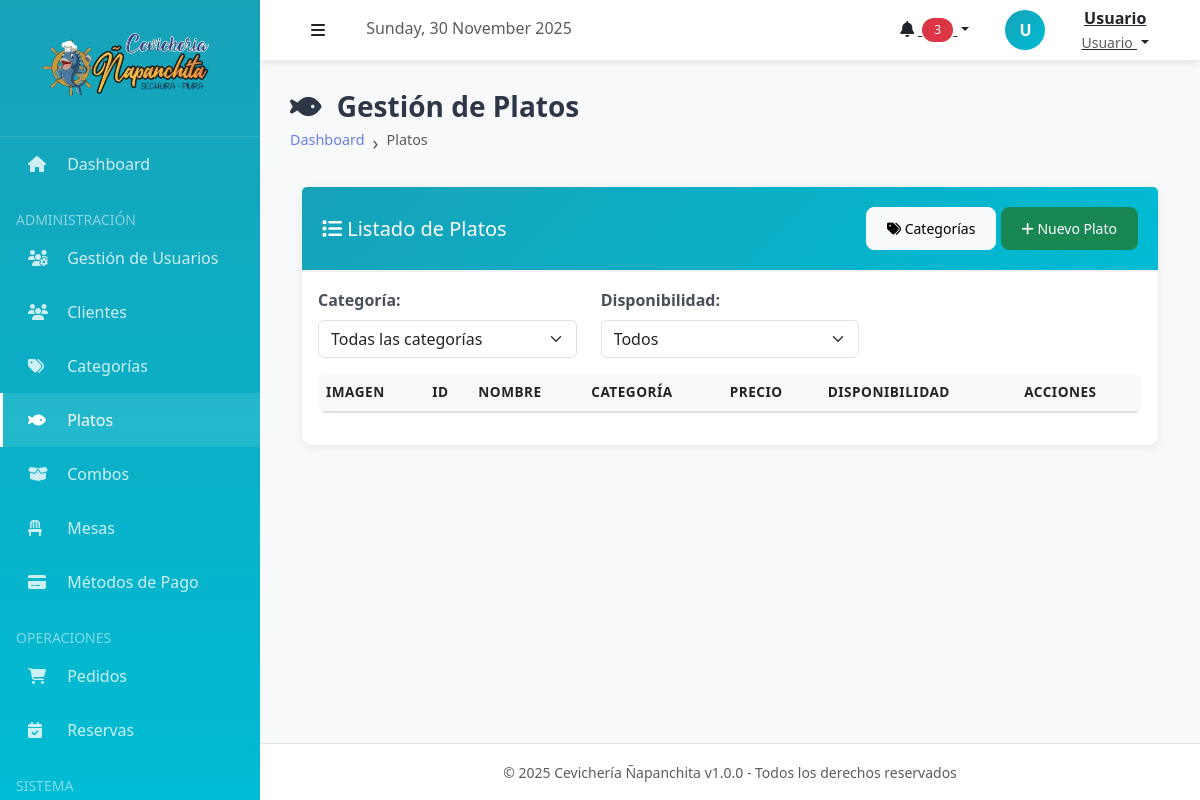
The app's page /index.php?action=platos (signed in), older data.
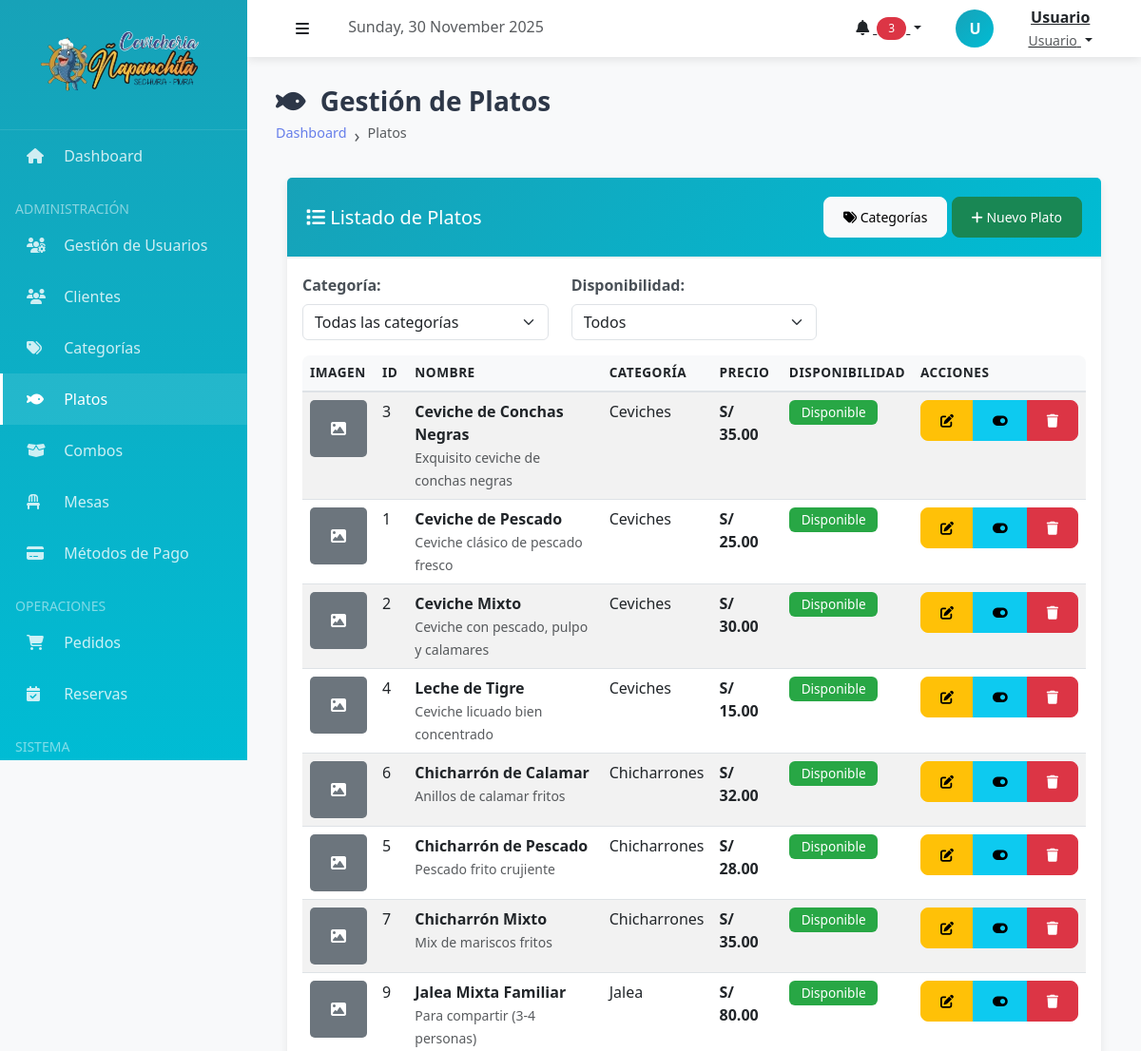
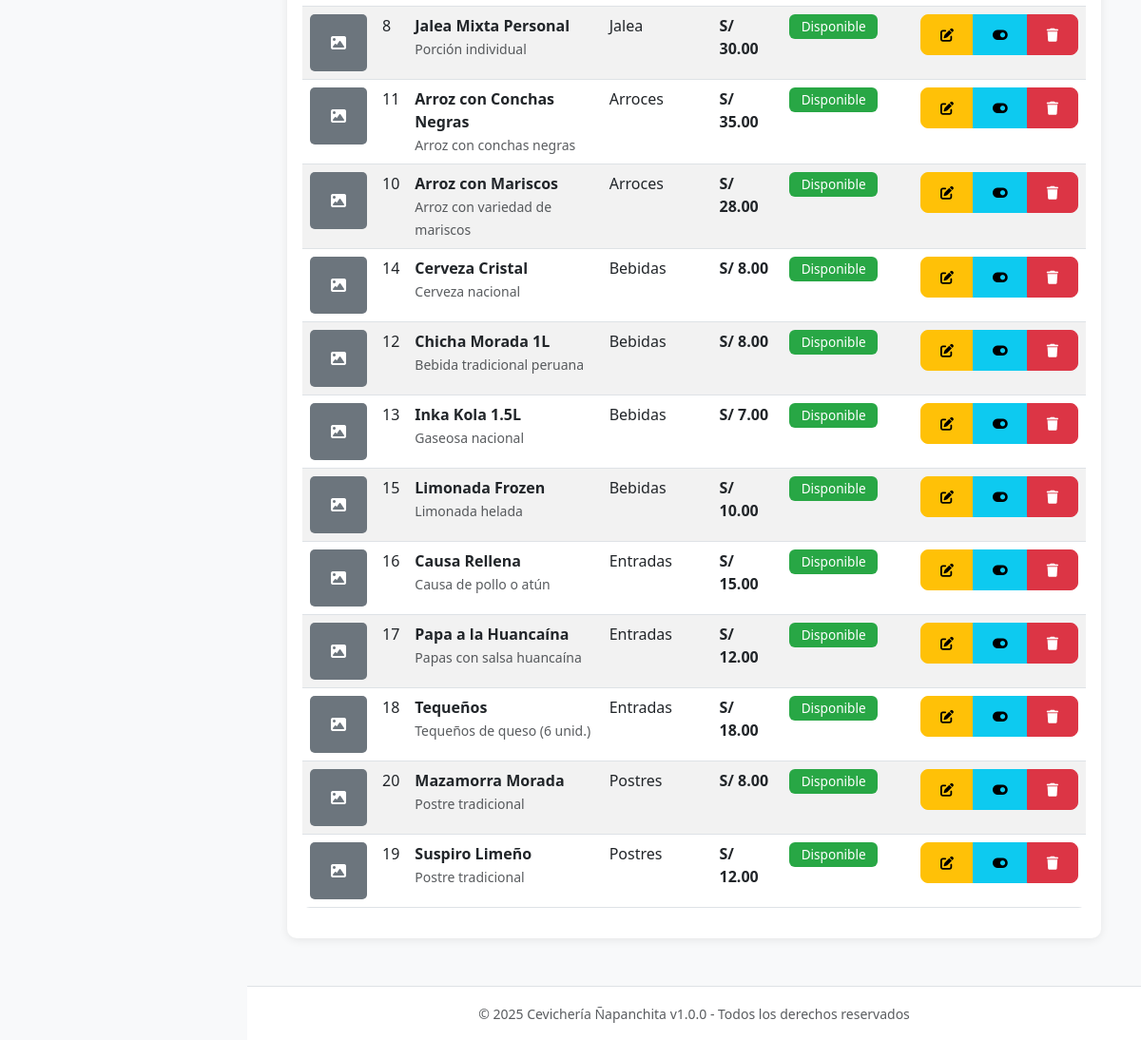
The same page, newer data (2 pictures, top to bottom).
### tables this page shows
CREATE TABLE platos (
    id INT AUTO_INCREMENT PRIMARY KEY,
    categoria_id INT NOT NULL,
    nombre VARCHAR(100) NOT NULL,
    descripcion TEXT,
    precio DECIMAL(10, 2) NOT NULL CHECK (precio > 0),
    imagen_url VARCHAR(255),
    disponible BOOLEAN DEFAULT TRUE,
    fecha_creacion TIMESTAMP DEFAULT CURRENT_TIMESTAMP,
    
    FOREIGN KEY (categoria_id) REFERENCES categorias(id) ON DELETE RESTRICT,
    
    INDEX idx_productos_categoria (categoria_id),
    INDEX idx_productos_disponible (disponible),
    INDEX idx_productos_nombre (nombre)
);

CREATE TABLE categorias (
    id INT AUTO_INCREMENT PRIMARY KEY,
    nombre VARCHAR(50) UNIQUE NOT NULL,
    descripcion TEXT,
    orden INT DEFAULT 0 COMMENT 'Orden de visualizaciÃ³n',
    activo BOOLEAN DEFAULT TRUE,
    
    INDEX idx_categorias_activo (activo),
    INDEX idx_categorias_orden (orden)
);

### controllers/PlatoController.php (called while the page is built, shortened)
<?php
require_once __DIR__ . '/../config/database.php';
require_once __DIR__ . '/../models/Plato.php';
class PlatoController
{
    private $plato;
    public function __construct()
    {
        $database = new Database();
        $this->db = $database->getConnection();
        $this->plato = new Plato($this->db);
    }
    public function index()
    {
        $platos = $this->plato->listar();
        require_once __DIR__ . '/../views/platos/index.php';
    }
}

### config/database.php (called while the page is built, shortened)
<?php
class Database
{
    private $host = "localhost";
    private $db_name = "napanchita_db";
    private $username = "root";
    private $password = "";
    public function getConnection()
    {
        try {
            $this->conn = new PDO(
                "mysql:host=" . $this->host . ";dbname=" . $this->db_name . ";charset=utf8mb4",
                $this->username,
                $this->password
            );
            $this->conn->setAttribute(PDO::ATTR_ERRMODE, PDO::ERRMODE_EXCEPTION);
            $this->conn->setAttribute(PDO::ATTR_EMULATE_PREPARES, false);
            return $this->conn;
        } catch (PDOException $e) {
            echo "Error de conexión: " . $e->getMessage();
            return null;
        }
    }
}

### models/Plato.php (called while the page is built, shortened)
<?php
class Plato
{
    private $conn;
    private $table = "platos";
    public function __construct($db)
    {
        $this->conn = $db;
    }
    public function listar($solo_disponibles = false)
    {
        $query = "SELECT p.*, c.nombre as categoria_nombre
                  FROM " . $this->table . " p
                  LEFT JOIN categorias c ON p.categoria_id = c.id";
        $query .= " ORDER BY c.orden ASC, p.nombre ASC";
        $stmt = $this->conn->prepare($query);
        $stmt->execute();
        return $stmt->fetchAll(PDO::FETCH_ASSOC);
    }
}

### views/platos/index.php (the view, shortened to what the rows shown need)
<?php
include __DIR__ . '/../layouts/header.php';
?>
<div class="page-header">
    <h1><i class="fas fa-fish me-2"></i> Gestión de Platos</h1>
</div>
<div class="container-fluid">
    <div class="card">
        <div class="card-body">
            <table id="tablaProductos" class="table table-striped table-hover">
                <thead>
                    <tr>
                        <th>Imagen</th>
                        <th>ID</th>
                        <th>Nombre</th>
                        <th>Categoría</th>
                        <th>Precio</th>
                        <th>Disponibilidad</th>
                        <th>Acciones</th>
                    </tr>
                </thead>
                <tbody>
                    <?php foreach ($platos as $prod): ?>
                        <tr>
                            <td>
                                <?php if (!empty($prod['imagen_url']) && file_exists($prod['imagen_url'])): ?>
                                    <img src="<?php echo BASE_URL . $prod['imagen_url']; ?>"
                                        alt="<?php echo htmlspecialchars($prod['nombre']); ?>"
                                        class="producto-imagen">
                                <?php else: ?>
                                    <div class="producto-imagen bg-secondary d-flex align-items-center justify-content-center text-white">
                                        <i class="fas fa-image"></i>
                                    </div>
                                <?php endif; ?>
                            </td>
                            <td><?php echo $prod['id']; ?></td>
                            <td>
                                <strong><?php echo htmlspecialchars($prod['nombre']); ?></strong>
                                <br>
                                <small class="text-muted"><?php echo htmlspecialchars(substr($prod['descripcion'] ?? '', 0, 50)); ?></small>
                            </td>
                            <td data-categoria-id="<?php echo $prod['categoria_id'] ?? ''; ?>">
                                <?php echo htmlspecialchars($prod['categoria_nombre'] ?? 'Sin categoría'); ?>
                            </td>
                            <td><strong>S/ <?php echo number_format($prod['precio'], 2); ?></strong></td>
                            <td data-disponible="<?php echo $prod['disponible'] ? '1' : '0'; ?>">
                                <span class="badge <?php echo $prod['disponible'] ? 'badge-disponible' : 'badge-no-disponible'; ?>">
                                    <?php echo $prod['disponible'] ? 'Disponible' : 'No Disponible'; ?>
                                </span>
                            </td>
                            <td>
                                <div class="btn-group btn-group-sm">
                                    <a href="<?php echo BASE_URL; ?>index.php?action=platos_editar&id=<?php echo $prod['id']; ?>"
                                        class="btn btn-warning" title="Editar">
                                        <i class="fas fa-edit"></i>
                                    </a>
                                    <button onclick="cambiarEstado(<?php echo $prod['id']; ?>, <?php echo $prod['disponible'] ? 0 : 1; ?>)"
                                        class="btn btn-info" title="Cambiar Disponibilidad">
                                        <i class="fas fa-<?php echo $prod['disponible'] ? 'toggle-on' : 'toggle-off'; ?>"></i>
                                    </button>
                                    <button onclick="eliminarProducto(<?php echo $prod['id']; ?>)"
                                        class="btn btn-danger" title="Eliminar">
                                        <i class="fas fa-trash"></i>
                                    </button>
                                </div>
                            </td>
                        </tr>
                    <?php endforeach; ?>
                </tbody>
            </table>
        </div>
    </div>
</div>
<?php include __DIR__ . '/../layouts/footer.php'; ?>

Row changes from the older to the newer data that the page shows:
added platos: id "3", nombre "Ceviche de Conchas Negras", descripcion "Exquisito ceviche de conchas negras", categoria.nombre "Ceviches", precio "35.00", disponible "Disponible"
added platos: id "1", nombre "Ceviche de Pescado", descripcion "Ceviche clásico de pescado fresco", categoria.nombre "Ceviches", precio "25.00", disponible "Disponible"
added platos: id "2", nombre "Ceviche Mixto", descripcion "Ceviche con pescado, pulpo y calamares", categoria.nombre "Ceviches", precio "30.00", disponible "Disponible"
added platos: id "4", nombre "Leche de Tigre", descripcion "Ceviche licuado bien concentrado", categoria.nombre "Ceviches", precio "15.00", disponible "Disponible"
added platos: id "6", nombre "Chicharrón de Calamar", descripcion "Anillos de calamar fritos", categoria.nombre "Chicharrones", precio "32.00", disponible "Disponible"
added platos: id "5", nombre "Chicharrón de Pescado", descripcion "Pescado frito crujiente", categoria.nombre "Chicharrones", precio "28.00", disponible "Disponible"
added platos: id "7", nombre "Chicharrón Mixto", descripcion "Mix de mariscos fritos", categoria.nombre "Chicharrones", precio "35.00", disponible "Disponible"
added platos: id "9", nombre "Jalea Mixta Familiar", descripcion "Para compartir (3-4 personas)", categoria.nombre "Jalea", precio "80.00", disponible "Disponible"
added platos: id "8", nombre "Jalea Mixta Personal", descripcion "Porción individual", categoria.nombre "Jalea", precio "30.00", disponible "Disponible"
added platos: id "11", nombre "Arroz con Conchas Negras", descripcion "Arroz con conchas negras", categoria.nombre "Arroces", precio "35.00", disponible "Disponible"
added platos: id "10", nombre "Arroz con Mariscos", descripcion "Arroz con variedad de mariscos", categoria.nombre "Arroces", precio "28.00", disponible "Disponible"
added platos: id "14", nombre "Cerveza Cristal", descripcion "Cerveza nacional", categoria.nombre "Bebidas", precio "8.00", disponible "Disponible"
added platos: id "12", nombre "Chicha Morada 1L", descripcion "Bebida tradicional peruana", categoria.nombre "Bebidas", precio "8.00", disponible "Disponible"
added platos: id "13", nombre "Inka Kola 1.5L", descripcion "Gaseosa nacional", categoria.nombre "Bebidas", precio "7.00", disponible "Disponible"
added platos: id "15", nombre "Limonada Frozen", descripcion "Limonada helada", categoria.nombre "Bebidas", precio "10.00", disponible "Disponible"
added platos: id "16", nombre "Causa Rellena", descripcion "Causa de pollo o atún", categoria.nombre "Entradas", precio "15.00", disponible "Disponible"
added platos: id "17", nombre "Papa a la Huancaína", descripcion "Papas con salsa huancaína", categoria.nombre "Entradas", precio "12.00", disponible "Disponible"
added platos: id "18", nombre "Tequeños", descripcion "Tequeños de queso (6 unid.)", categoria.nombre "Entradas", precio "18.00", disponible "Disponible"
added platos: id "20", nombre "Mazamorra Morada", descripcion "Postre tradicional", categoria.nombre "Postres", precio "8.00", disponible "Disponible"
added platos: id "19", nombre "Suspiro Limeño", descripcion "Postre tradicional", categoria.nombre "Postres", precio "12.00", disponible "Disponible"
